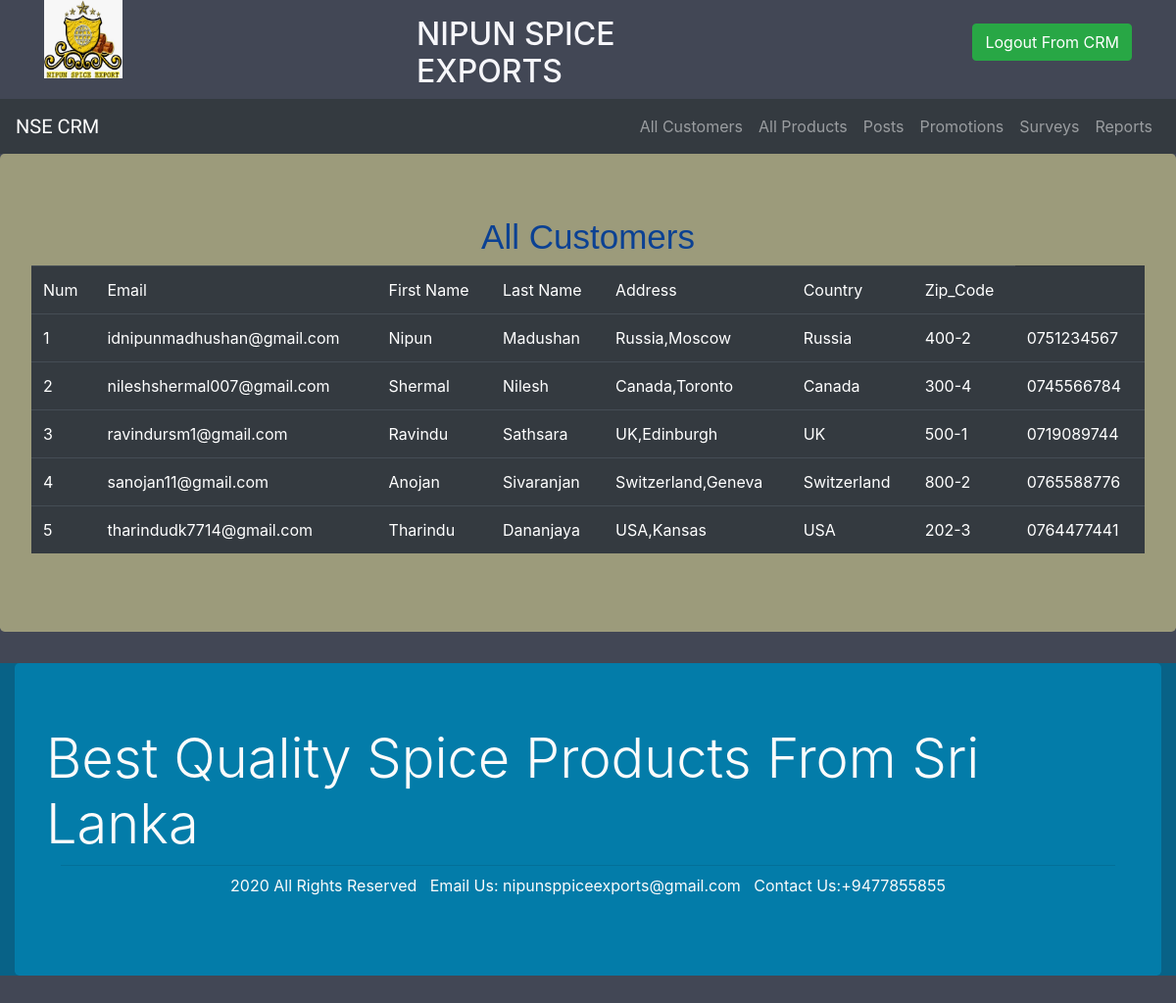
/Website/Admin/ViewAllCustomers.php (signed in), run on the app's committed database.
### tables this page shows
CREATE TABLE IF NOT EXISTS `customer` (
  `C_Email` varchar(100) NOT NULL,
  `C_password` varchar(20) NOT NULL,
  `C_fname` varchar(50) NOT NULL,
  `C_lname` varchar(50) NOT NULL,
  `C_Address` varchar(500) NOT NULL,
  `C_Country` varchar(100) NOT NULL,
  `C_ZipCode` varchar(20) NOT NULL,
  `C_Phone` varchar(12) NOT NULL,
  `C_LoyaltyPoints` int(11) NOT NULL,
  PRIMARY KEY (`C_Email`),
  KEY `C_LoyaltyPoints` (`C_LoyaltyPoints`)
);

### Website/Admin/ViewAllCustomers.php (the view, shortened to what this page needs)
<?php require('Include/headerCRM.php'); ?>
<div class="jumbotron" style="background:#9C9B7B ">
<h1 class="head22" align="center">All Customers</h1>
<table class="table table-dark" >
  <tr>
    <td>Num</td>
    <td>Email</td>
    <td>First Name</td>
    <td>Last Name</td>
    <td>Address</td>
    <td>Country</td>
    <td>Zip_Code</td>
  </tr>
<?php
		 $con = mysqli_connect("localhost: 3308","root","","e_com_db");
				  $sql ="SELECT * FROM `customer` ";
		$result = mysqli_query($con,$sql);
		if(mysqli_num_rows($result)> 0)
	{
			while($row = mysqli_fetch_assoc($result))
			{
?>
                <tr>
                  <td class="counterCell"></td>
                  <td><?php echo $row['C_Email'] ?></td>
                  <td><?php echo $row['C_fname'] ?></td>
                  <td><?php echo $row['C_lname'] ?></td>
                  <td><?php echo $row['C_Address'] ?></td>
                  <td><?php echo $row['C_Country'] ?></td>
                  <td><?php echo $row['C_ZipCode'] ?></td>
                  <td><?php echo $row['C_Phone'] ?></td>
                </tr>
        <?php
      }
    }
      ?>
                </table>
 </div>
<?php require('Include/footerCRM.php'); ?>

### Website/Admin/CSS/crm_style.css (style rules this page uses)
.head22 { font-style:bold; font-family: sans-serif; text-align: center; color:#0B4193; font-size:35px; }
table { counter-reset: tableCount; }
.counterCell:before { content: counter(tableCount); counter-increment: tableCount; }

### data on the page
customer: C_Email "idnipunmadhushan@gmail.com", C_fname "Nipun", C_lname "Madushan", C_Address "Russia,Moscow", C_Country "Russia", C_ZipCode "400-2", C_Phone "0751234567"
customer: C_Email "nileshshermal007@gmail.com", C_fname "Shermal", C_lname "Nilesh", C_Address "Canada,Toronto", C_Country "Canada", C_ZipCode "300-4", C_Phone "0745566784"
customer: C_Email "ravindursm1@gmail.com", C_fname "Ravindu", C_lname "Sathsara", C_Address "UK,Edinburgh", C_Country "UK", C_ZipCode "500-1", C_Phone "0719089744"
customer: C_Email "sanojan11@gmail.com", C_fname "Anojan", C_lname "Sivaranjan", C_Address "Switzerland,Geneva", C_Country "Switzerland", C_ZipCode "800-2", C_Phone "0765588776"
customer: C_Email "tharindudk7714@gmail.com", C_fname "Tharindu", C_lname "Dananjaya", C_Address "USA,Kansas", C_Country "USA", C_ZipCode "202-3", C_Phone "0764477441"
